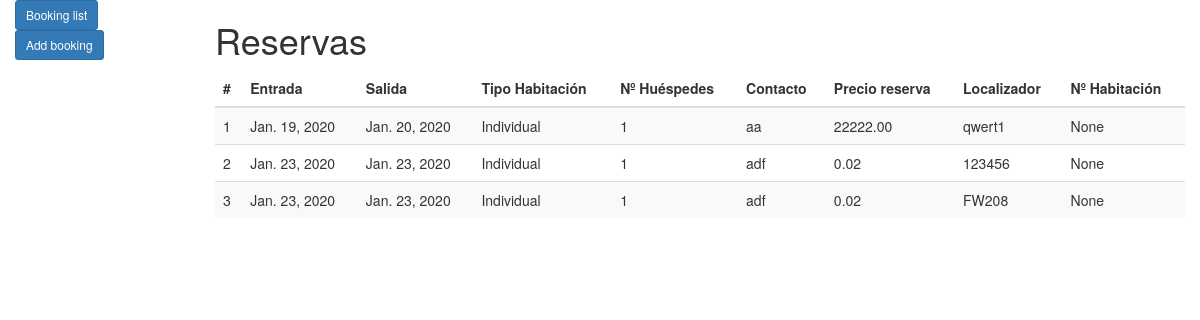
Page /reservas/ on the earlier database version.
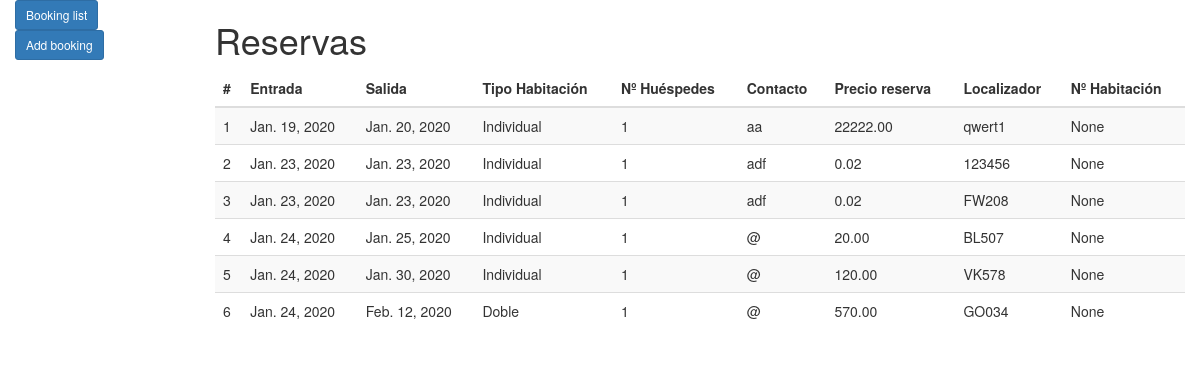
Same page on the later database version.
### reservas/models.py (models this page shows, shortened)
class RoomBooking(models.Model):
    booking_season = models.ForeignKey(BookingSeason, on_delete=models.CASCADE)
    check_in_date = models.DateField('Check in date')
    check_out_date = models.DateField('Check out date')
    room_type = models.ForeignKey(RoomType, on_delete=models.CASCADE)
    room = models.ForeignKey(RoomDescription, on_delete=models.SET_NULL, blank=True, null=True)
    HUESPEDES = (
        (1,'1'),
        (2,'2'),
        (3,'3'),
        (4,'4'),
    )
    pax = models.IntegerField(default=1,choices = HUESPEDES)
    contact_name = models.CharField(max_length=200)
    contact_email = models.CharField(max_length=200)
    contact_phone = models.CharField(max_length=20)
    booking_date = models.DateTimeField('Booking date')
    booking_price = models.DecimalField(max_digits=8, decimal_places=2, blank=True, null=True)
    booking_comments = models.CharField(max_length=200, blank=True, null=True)
    booking_localizator = models.CharField(max_length=6)

class RoomType(models.Model):
    room_type_text = models.CharField(max_length=200)
    room_type_max_pax = models.IntegerField(default=0)
    def __str__(self):
        return self.room_type_text

### reservas/views.py (the view)
# urls.py: path('', views.RoomBookingListView.as_view(), name='bookings'),
class RoomBookingListView(generic.ListView):
    model = RoomBooking
    context_object_name = 'booking_list'
    template_name = 'reservas/booking_list.html'
    def get_context_data(self, **kwargs):
        season = BookingSeason.objects.get(pk=5)
        context = super(RoomBookingListView, self).get_context_data(**kwargs)
        context['season_url'] = season.get_add_booking_url()
        return context

### reservas/models.py (called while the page is built)
    def get_add_booking_url(self):
        return reverse('booking-add', args=[str(self.id)])

### reservas/templates/reservas/booking_list.html
{% extends "reservas/base_generic.html" %}
{% block content %}
    <h1>Reservas</h1>
    {% if object_list %}
          <div class="table-responsive">
            <table class="table table-striped table-sm">
              <thead>
                <tr>
                  <th>#</th>
                  <th>Entrada</th>
                  <th>Salida</th>
                  <th>Tipo Habitación</th>
                  <th>Nº Huéspedes</th>
                  <th>Contacto</th>
                  <th>Precio reserva</th>
                  <th>Localizador</th>
                  <th>Nº Habitación</th>
                </tr>
              </thead>
              <tbody>
              {% for booking in object_list %}
                <tr>
                  <td>{{ booking.id }}</td>
                  <td>{{ booking.check_in_date }}</td>
                  <td>{{ booking.check_out_date }}</td>
                  <td>{{ booking.room_type }}</td>
                  <td>{{ booking.pax }}</td>
                  <td>{{ booking.contact_email }}</td>
                  <td>{{ booking.booking_price }}</td>
                  <td>{{ booking.booking_localizator }}</td>
                  <td>{{ booking.room }}</td>
                </tr>
              {% endfor %}
            </tbody>
        </table>
      </div>
    {% else %}
      <p>There are no room booking yet.</p>
    {% endif %}
{% endblock %}

Differences in the rows shown:
added RoomBooking: id "4", check_in_date "Jan. 24, 2020", check_out_date "Jan. 25, 2020", room_type "Individual", pax "1", contact_email "@", booking_price "20.00", booking_localizator "BL507", room "None"
added RoomBooking: id "5", check_in_date "Jan. 24, 2020", check_out_date "Jan. 30, 2020", room_type "Individual", pax "1", contact_email "@", booking_price "120.00", booking_localizator "VK578", room "None"
added RoomBooking: id "6", check_in_date "Jan. 24, 2020", check_out_date "Feb. 12, 2020", room_type "Doble", pax "1", contact_email "@", booking_price "570.00", booking_localizator "GO034", room "None"
